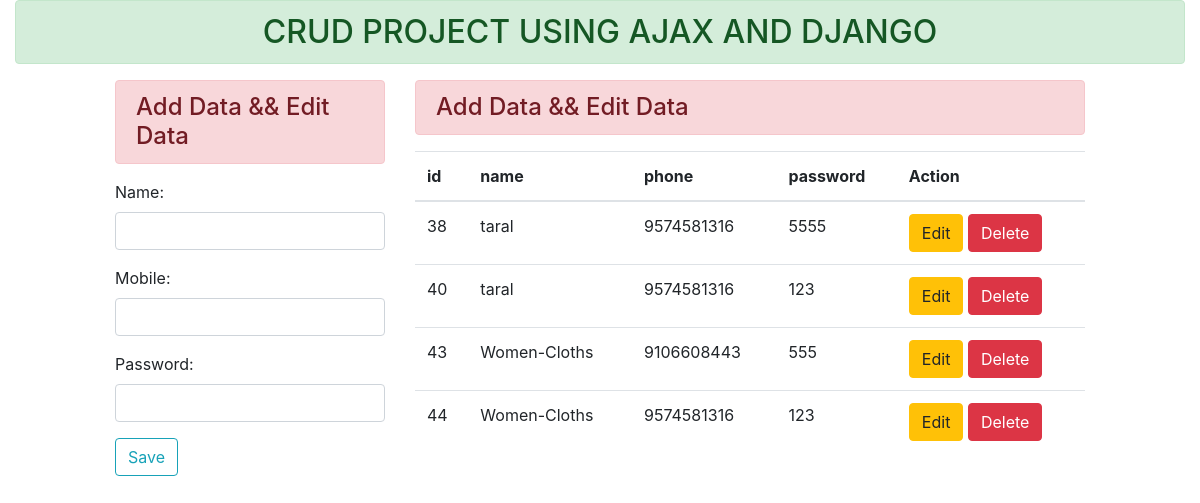
The page / on the database its author committed.
### core/models.py (models this page shows, shortened)
class UserModel(models.Model):
	name = models.CharField(max_length=250)
	mobile = models.IntegerField()
	password = models.CharField(max_length=10)

### core/views.py (the view)
# urls.py: 2. Add a URL to urlpatterns:  path('', views.home, name='home')
def home(request):
	fm = UserForm()
	data = UserModel.objects.all()
	return render(request, "index.html",{'form':fm,'data':data})

### core/forms.py
class UserForm(forms.ModelForm):
	class Meta:
		model = UserModel
		fields = '__all__'
		widgets ={
		'name':forms.TextInput(attrs={'class':'form-control','id':'nameid'}),
		'mobile':forms.TextInput(attrs={'class':'form-control','id':'phoneid'}),
		'password':forms.PasswordInput(attrs={'class':'form-control','id':'passid'}),
		}

### templates/index.html (shortened to what this page needs)
<!DOCTYPE html>
{% load static %}
<html lang="en">
<head>
<link rel="stylesheet" href="{% static 'css/bootstrap.css' %}">
</head>
<body>
<div class="container-fluid">
	<h2 class="alert alert-success text-center text-uppercase">Crud Project using ajax and django</h2>
	<div class="row">
		<div class="col-md-3 offset-1">
			<h4 class="alert alert-danger">Add Data && Edit Data</h4>
			<form method="POST" action="">
				{{form.as_p}}
				<input type="button" class="btn btn-outline-info" id="btnsave" value="Save">
			</form>
		</div>
		<div class="col-md-7">
			<h4 class="alert alert-danger">Add Data && Edit Data</h4>
			<table class="table table-hover">
				<thead>
					<tr>
						<th>id</th>
						<th>name</th>
						<th>phone</th>
						<th>password</th>
						<th>Action</th>
					</tr>
				</thead>
				<tbody id="tbody">
					{% for d in data %}
					<tr>
						<td>{{d.id}}</td>
						<td>{{d.name}}</td>
						<td>{{d.mobile}}</td>
						<td>{{d.password}}</td>
						<td>
							<input type="button" name="" data-sid="{{d.id}}" class="btn btn-warning btn-edit" value="Edit">
							<input type="button" name="" data-sid="{{d.id}}" class="btn btn-danger btn-del" value="Delete">
						</td>
					</tr>
					{% endfor %}
				</tbody>
			</table>
		</div>
	</div>
</div>
</body>
</html>

### rows shown on the page
UserModel: id "38", name "taral", mobile "9574581316", password "5555"
UserModel: id "40", name "taral", mobile "9574581316", password "123"
UserModel: id "43", name "Women-Cloths", mobile "9106608443", password "555"
UserModel: id "44", name "Women-Cloths", mobile "9574581316", password "123"
